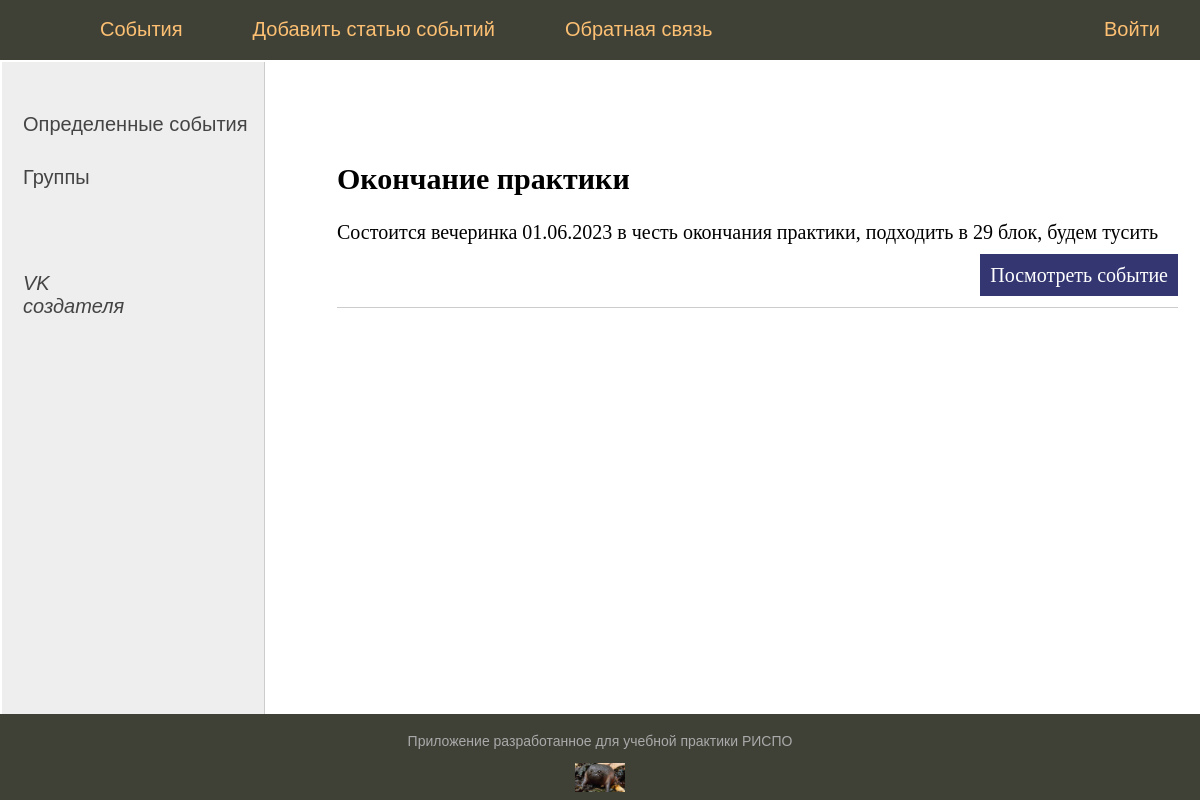
Before: / with the older database file.
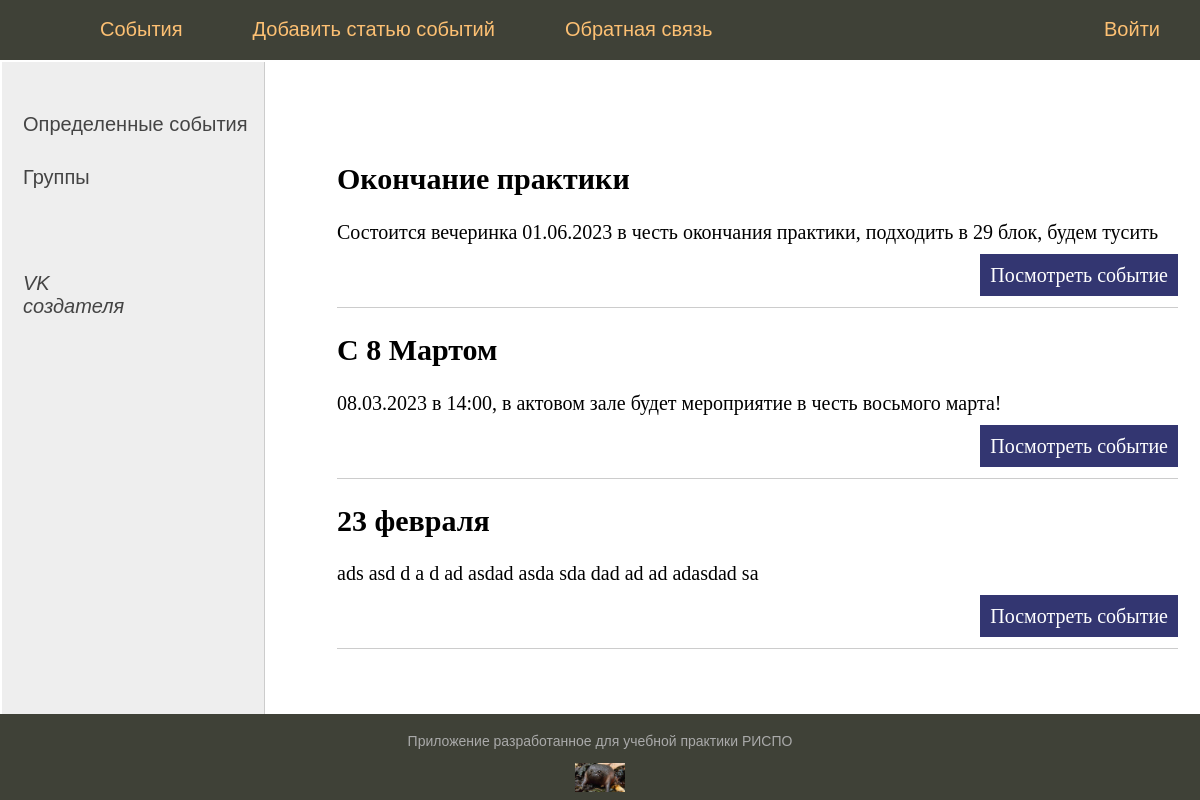
After: the same page with the newer database file.
### people_active/models.py (models this page shows, shortened)
class Activity(models.Model):
    title = models.CharField(max_length=30)
    content = models.TextField(blank=True)
    photo = models.ImageField(upload_to="photos/%Y/%M/%d/")# записывает в раздельные папки по классификаторам
    create_date = models.DateTimeField(auto_now_add=True)
    update_date = models.DateTimeField(auto_now=True)
    is_published = models.BooleanField(default=True)
    group = models.ForeignKey("Groups", on_delete=models.PROTECT, null=True)
    """
    Возвращает название статьи в админке и не только
    """
    """
    используется в качестве переменной в index.html
    {{ act.get_absolute_url }} --- возвращает путь
    """
    def get_absolute_url(self):
        return reverse("post", kwargs={"post_id": self.pk})

### people_active/views.py (the view)
# urls.py: path("", index, name="home"),
def index(request):
    active = Activity.objects.all()
    context = {
        "active": active,
        "menu": menu,
        "title": "Главная страница"
    }
    return render(request, "index.html", context=context)

### people_active/templates/index.html (shortened to what this page needs)
{% extends 'base.html' %}
{% block content %}
<ul class="list-articles">
    {% for act in active %}
    <li>
        <h2>{{ act.title }}</h2>
        <p> {{ act.content|linebreaks|truncatewords:15}} </p>
        <p class="link-read-post"><a href="{{ act.get_absolute_url }}">Посмотреть событие</a></p>
    </li>
    {% endfor %}
</ul>
{% endblock content %}

### people_active/templates/base.html (shortened to what this page needs)
{% load static %}
<!DOCTYPE html>
<html lang="en">
<head>
    <link type="text/css" href="{% static 'people_active/css/styles.css' %} " rel="stylesheet"/>
</head>
<body>
<table class="table-page" border=0 cellpadding=0 cellspacing="0">
<tr>
    <td valign="top">
        {% block mainmenu %}
        <div class="header">
            <ul id="mainmenu" class="mainmenu">
                <li class="logo"><a href="{% url 'home' %}"><div class="logo"></div></a></li>
                {% for m in menu %}
                    {% if not forloop.last %}
                    <li><a href="{% url m.url_name %}">{{ m.title }}</a></li>
                {% else %}
                    <li class="last"><a href="{% url m.url_name %}">{{ m.title }}</a></li>
                {% endif %}
                {% endfor %}
            </ul>
        </div>
        {% endblock mainmenu %}
<table class="table-page">
<tr>
    <td valign="top" class="left-chapters">
        <ul id="leftchapters">
    {% if cat_selected == 0 %}
            <li class="selected">
                Все события
            </li>
    {% else %}
            <li><a href="#">Определенные события</a></li>
    {% endif %}
            <li>
                <a href="/groups">Группы</a>
            </li>
            <li class="share">
                <p>
                    <a href="https://vk.com/gasakrus" target="_blank"><br><i>VK создателя</i></a>
                </p>
            </li>
        </ul>
    </td>
<td valign="top" class="content">
    <div class="content-text">
        {% block content %}
        {% endblock content %}
    </div>
</td>
</tr>
</table>
    </td>
</tr>
<tr>
    <td valign=top>
	<div id="footer">
		<p align="middle">
            Приложение разработанное для учебной практики РИСПО
        </p>
        <center>
            <img src="{% static 'people_active/images/jabka.jpg' %}" height="50 px" width="50 px"  >
        </center>
	</div>
</td>
</tr>
</table>
</body>
</html>

### people_active/static/people_active/css/styles.css (style rules this page uses)
html, body { font-family: 'Arial'; margin: 0; padding: 0; height: 100%; width: 100%; color: #444; }
a { color: #0059b2; text-decoration: none; }
img { max-width: 600px; height: auto; }
p.link-read-post { text-align: right; }
p.link-read-post a { padding: 10px; min-width: 100px; background: #333671; color: #fff; text-decoration: none; }
ul.list-articles { list-style: none; margin: 0; padding: 0; }
ul.list-articles li { border-bottom: 1px solid #ccc; }
.table-page { width: 100%; height: 100%; vertical-align: top; }
.table-page tr { height: 100%; }
.header { background: #3F4137; height: 60px; }
.logo { background: url('../images/дом.png') no-repeat 10px 5px; width: 70px; height: 60px; }
ul.mainmenu { list-style: none; margin: 0; padding: 0; height: 60px; color: #fdc073; font-size: 20px; overflow: hidden; }
ul.mainmenu li { float: left; margin: 18px 40px 0 30px; }
ul.mainmenu li.logo { margin: 0; }
ul.mainmenu li.last { float: right; }
ul.mainmenu li a { color: #fdc073; text-decoration: none; }
.left-chapters { margin: 0; background: #eee; border-right: 1px solid #ccc; min-height: 100%; }
.left-chapters ul { width: 230px; min-height: 100%; margin: 0; padding: 20px 10px 10px 20px; list-style: none; font-size: 20px; }
.left-chapters ul li { margin: 30px 0 0 0; color: #999; }
.left-chapters ul li a { color: #444; text-decoration: none; }
.left-chapters ul li.share { margin: 60px 0 0 0; }
.left-chapters ul li.share p { margin: 30px 0 30px 0; }
.left-chapters ul li.share a { display: inline-block; width: 40px; height: 40px; margin: 0 20px 0 0; }
.content { padding: 40px 20px 20px 40px; width: 100%; box-sizing: border-box; }
.content-text { margin: 60px 0 0 30px; color: #000; font-size: 20px; font-family: Yandex Sans Display Light; }
#footer { box-sizing: border-box; background: #3F4137; padding: 5px; color: #aaa; font-size: 14px; font-family: Verdana, Geneva, Arial, Helvetica; text-align: left; overflow: hidden; }

Changed rows visible on the page:
added Activity: title "С 8 Мартом", content "08.03.2023 в 14:00, в актовом зале будет мероприятие в честь восьмого марта!"
added Activity: title "23 февраля", content "ads asd d a d ad asdad asda sda dad ad ad adasdad sa"
